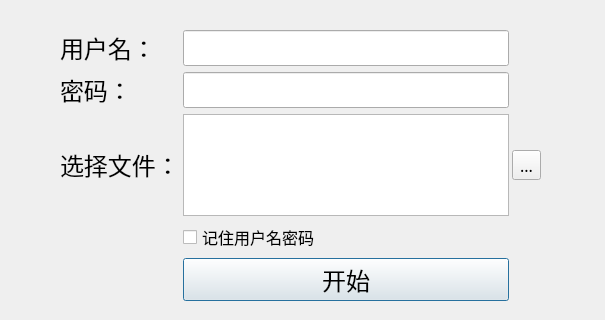
<?xml version="1.0" encoding="UTF-8"?>
<ui version="4.0">
 <class>Dialog</class>
 <widget class="QDialog" name="Dialog">
  <property name="geometry">
   <rect>
    <x>0</x>
    <y>0</y>
    <width>605</width>
    <height>320</height>
   </rect>
  </property>
  <property name="font">
   <font>
    <pointsize>18</pointsize>
   </font>
  </property>
  <property name="windowTitle">
   <string>Dialog</string>
  </property>
  <widget class="QWidget" name="gridLayoutWidget">
   <property name="geometry">
    <rect>
     <x>60</x>
     <y>30</y>
     <width>481</width>
     <height>271</height>
    </rect>
   </property>
   <layout class="QGridLayout" name="gridLayout">
    <property name="horizontalSpacing">
     <number>3</number>
    </property>
    <property name="verticalSpacing">
     <number>6</number>
    </property>
    <item row="1" column="0">
     <widget class="QLabel" name="label_2">
      <property name="font">
       <font>
        <family>思源宋体 CN Medium</family>
        <pointsize>18</pointsize>
       </font>
      </property>
      <property name="text">
       <string>密码：</string>
      </property>
     </widget>
    </item>
    <item row="0" column="0">
     <widget class="QLabel" name="label">
      <property name="font">
       <font>
        <family>思源宋体 CN Medium</family>
        <pointsize>18</pointsize>
       </font>
      </property>
      <property name="text">
       <string>用户名：</string>
      </property>
     </widget>
    </item>
    <item row="2" column="1">
     <widget class="QTextBrowser" name="textBrowser"/>
    </item>
    <item row="0" column="1">
     <widget class="QLineEdit" name="lineEdit"/>
    </item>
    <item row="4" column="1">
     <widget class="QPushButton" name="pushButton">
      <property name="text">
       <string>开始</string>
      </property>
     </widget>
    </item>
    <item row="2" column="0">
     <widget class="QLabel" name="label_3">
      <property name="font">
       <font>
        <family>思源宋体 CN Medium</family>
        <pointsize>18</pointsize>
       </font>
      </property>
      <property name="text">
       <string>选择文件：</string>
      </property>
     </widget>
    </item>
    <item row="1" column="1">
     <widget class="QLineEdit" name="lineEdit_2">
      <property name="echoMode">
       <enum>QLineEdit::Password</enum>
      </property>
     </widget>
    </item>
    <item row="2" column="2">
     <widget class="QToolButton" name="toolButton">
      <property name="font">
       <font>
        <family>思源宋体 CN Medium</family>
        <pointsize>12</pointsize>
        <weight>50</weight>
        <bold>false</bold>
       </font>
      </property>
      <property name="text">
       <string>...</string>
      </property>
      <property name="toolButtonStyle">
       <enum>Qt::ToolButtonIconOnly</enum>
      </property>
      <property name="autoRaise">
       <bool>false</bool>
      </property>
     </widget>
    </item>
    <item row="3" column="1">
     <widget class="QCheckBox" name="checkBox">
      <property name="font">
       <font>
        <pointsize>12</pointsize>
       </font>
      </property>
      <property name="text">
       <string>记住用户名密码</string>
      </property>
     </widget>
    </item>
   </layout>
  </widget>
 </widget>
 <resources/>
 <connections/>
</ui>
